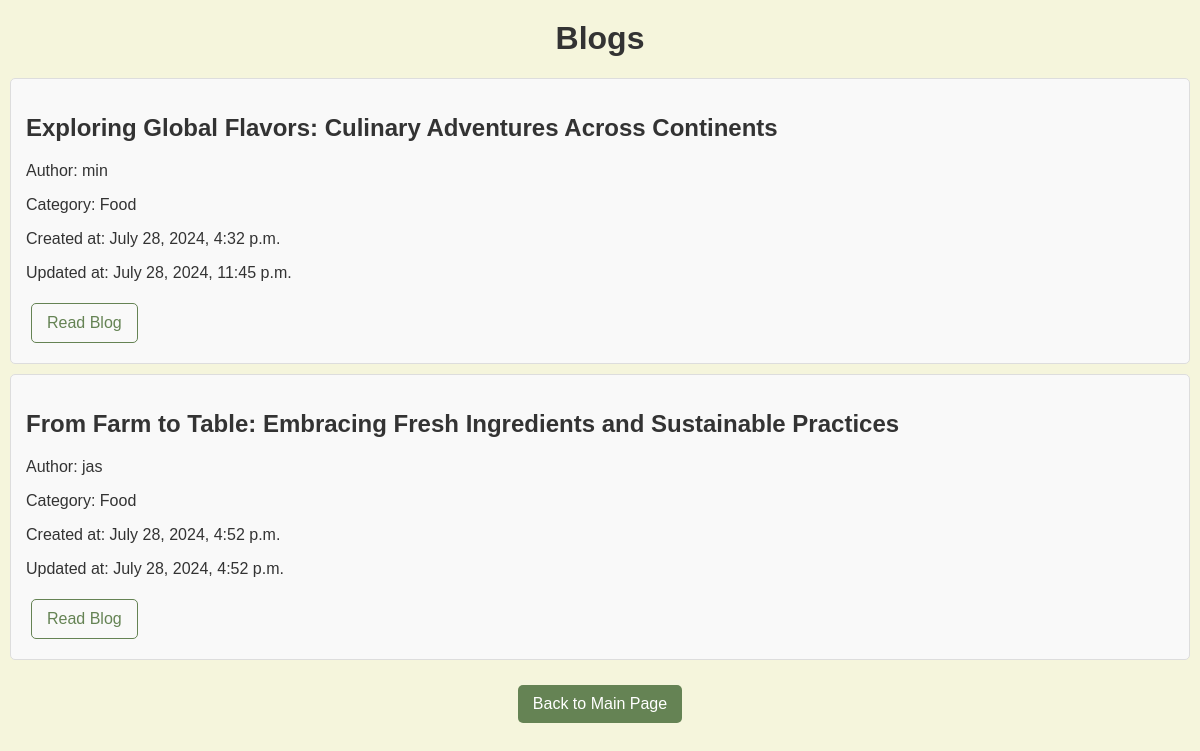
Screenshot of /blogs/category/food/ with the database file from the repository.
### blogapp/models.py (models this page shows, shortened)
class Blog(models.Model):
    STATUS_CHOICES = [
        ('publish', 'Publish'),
    ]
    CATEGORY_CHOICES = [
        ('technology', 'Technology'),
        ('literacy', 'Literacy'),
        ('travel', 'Travel'),
        ('food', 'Food'),
        ('personal', 'Personal'),
        ('business', 'Business'),
        ('education', 'Education'),
        ('health', 'Health'),
        ('fashion', 'Fashion'),
        ('sports', 'Sports'),
        ('artistic', 'Artistic'),
        ('Other', 'Other'),
    ]
    title = models.CharField(max_length=200)
    status = models.CharField(max_length=10, choices=STATUS_CHOICES, default='publish')
    category = models.CharField(max_length=20, choices=CATEGORY_CHOICES, default='Other')
    content = models.TextField()
    author = models.ForeignKey(User, on_delete=models.CASCADE, null=True, blank=True)
    created_at = models.DateTimeField(auto_now_add=True)
    updated_at = models.DateTimeField(auto_now=True)

### blogapp/views.py (the view)
# urls.py: path('blogs/category/<str:category_name>/', views.category_blogs, name='category_blogs'),
def category_blogs(request, category_name):
    blogs = Blog.objects.filter(category__iexact=category_name)
    return render(request, 'category_blogs.html', {'blogs': blogs})

### blogapp/templates/category_blogs.html (shortened to what this page needs)
<!DOCTYPE html>
<html lang="en">
<head>
    {% load static %}
    <link rel="stylesheet" href="{% static 'css/category_blogs.css' %}">
</head>
<body>
    <h1>Blogs</h1>
    <ul>
        {% for blog in blogs %}
            <li>
                <h2>{{ blog.title }}</h2>
                <p>Author: {{ blog.author.username }}</p>
                <p>Category: {{ blog.get_category_display }}</p>
                <p>Created at: {{ blog.created_at }}</p>
                <p>Updated at: {{ blog.updated_at }}</p>
                <button class="button-link" onclick="toggleContent('{{ blog.id }}')">Read Blog</button>
            </li>
        {% endfor %}
    </ul>
    <div class="button-container">
        <a href="{% url 'main' %}" class="btn">Back to Main Page</a>
    </div>
</body>
</html>

### blogapp/static/css/category_blogs.css (style rules this page uses)
body { font-family: Arial, sans-serif; background-color: beige; color: #333; margin: 0; padding: 0; }
h1 { text-align: center; color: #333; margin-top: 20px; }
ul { list-style-type: none; padding: 0; margin: 0; }
li { border: 1px solid #ddd; border-radius: 5px; margin: 10px; padding: 15px; background-color: #f9f9f9; }
.button-link, .btn { display: inline-block; padding: 10px 15px; margin: 5px; border-radius: 5px; text-decoration: none; font-size: 16px; cursor: pointer; border: none; transition: background-color 0.3s ease, color 0.3s ease; }
.button-link { background-color: transparent; color: #658354; border: 1px solid #658354; }
.btn { background-color: #658354; color: white; }
.button-container { text-align: center; margin-top: 20px; }

### blogapp/templates/category_blogs.html (style rules this page uses)
.button-link { cursor: pointer; }

### rows the page displays
Blog: title "Exploring Global Flavors: Culinary Adventures Across Continents", author.username "min", category "Food", created_at "July 28, 2024, 4:32 p.m.", updated_at "July 28, 2024, 11:45 p.m."
Blog: title "From Farm to Table: Embracing Fresh Ingredients and Sustainable Practices", author.username "jas", category "Food", created_at "July 28, 2024, 4:52 p.m.", updated_at "July 28, 2024, 4:52 p.m."
